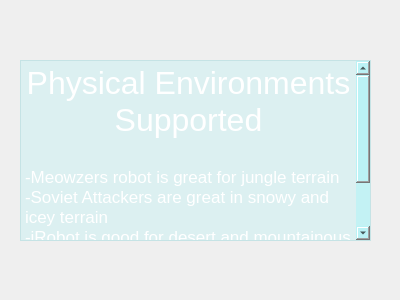
<?xml version="1.0" encoding="UTF-8"?>
<ui version="4.0">
 <class>Environments</class>
 <widget class="QDialog" name="Environments">
  <property name="geometry">
   <rect>
    <x>0</x>
    <y>0</y>
    <width>400</width>
    <height>300</height>
   </rect>
  </property>
  <property name="windowTitle">
   <string>Dialog</string>
  </property>
  <property name="styleSheet">
   <string notr="true">#Environments{
background-image: url(:/Resources/03776_craterpath_2560x1600.jpg);
}</string>
  </property>
  <widget class="QTextBrowser" name="textBrowser">
   <property name="geometry">
    <rect>
     <x>20</x>
     <y>60</y>
     <width>351</width>
     <height>181</height>
    </rect>
   </property>
   <property name="styleSheet">
    <string notr="true">background-color: rgba(165, 243, 246, 64)
</string>
   </property>
   <property name="html">
    <string>&lt;!DOCTYPE HTML PUBLIC &quot;-//W3C//DTD HTML 4.0//EN&quot; &quot;http://www.w3.org/TR/REC-html40/strict.dtd&quot;&gt;
&lt;html&gt;&lt;head&gt;&lt;meta name=&quot;qrichtext&quot; content=&quot;1&quot; /&gt;&lt;style type=&quot;text/css&quot;&gt;
p, li { white-space: pre-wrap; }
&lt;/style&gt;&lt;/head&gt;&lt;body style=&quot; font-family:'.Lucida Grande UI'; font-size:13pt; font-weight:400; font-style:normal;&quot;&gt;
&lt;p align=&quot;center&quot; style=&quot; margin-top:0px; margin-bottom:0px; margin-left:0px; margin-right:0px; -qt-block-indent:0; text-indent:0px;&quot;&gt;&lt;span style=&quot; font-size:24pt; color:#ffffff;&quot;&gt;Physical Environments Supported&lt;/span&gt;&lt;/p&gt;
&lt;p align=&quot;center&quot; style=&quot;-qt-paragraph-type:empty; margin-top:0px; margin-bottom:0px; margin-left:0px; margin-right:0px; -qt-block-indent:0; text-indent:0px; font-size:18pt; color:#ffffff;&quot;&gt;&lt;br /&gt;&lt;/p&gt;
&lt;p style=&quot; margin-top:0px; margin-bottom:0px; margin-left:0px; margin-right:0px; -qt-block-indent:0; text-indent:0px;&quot;&gt;&lt;span style=&quot; color:#ffffff;&quot;&gt;-Meowzers robot is great for jungle terrain&lt;/span&gt;&lt;/p&gt;
&lt;p style=&quot; margin-top:0px; margin-bottom:0px; margin-left:0px; margin-right:0px; -qt-block-indent:0; text-indent:0px;&quot;&gt;&lt;span style=&quot; color:#ffffff;&quot;&gt;-Soviet Attackers are great in snowy and icey terrain&lt;/span&gt;&lt;/p&gt;
&lt;p style=&quot; margin-top:0px; margin-bottom:0px; margin-left:0px; margin-right:0px; -qt-block-indent:0; text-indent:0px;&quot;&gt;&lt;span style=&quot; color:#ffffff;&quot;&gt;-iRobot is good for desert and mountainous areas&lt;/span&gt;&lt;/p&gt;
&lt;p style=&quot;-qt-paragraph-type:empty; margin-top:0px; margin-bottom:0px; margin-left:0px; margin-right:0px; -qt-block-indent:0; text-indent:0px; color:#ffffff;&quot;&gt;&lt;br /&gt;&lt;/p&gt;
&lt;p style=&quot;-qt-paragraph-type:empty; margin-top:0px; margin-bottom:0px; margin-left:0px; margin-right:0px; -qt-block-indent:0; text-indent:0px; color:#ffffff;&quot;&gt;&lt;br /&gt;&lt;/p&gt;&lt;/body&gt;&lt;/html&gt;</string>
   </property>
  </widget>
 </widget>
 <resources/>
 <connections/>
</ui>
